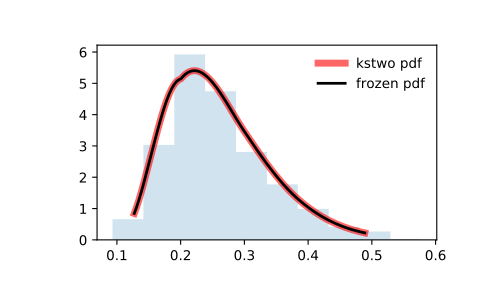

Write the Python code that produced this figure.
from scipy.stats import kstwo
import matplotlib.pyplot as plt
fig, ax = plt.subplots(1, 1)

# Calculate a few first moments:

n = 10
mean, var, skew, kurt = kstwo.stats(n, moments='mvsk')

# Display the probability density function (``pdf``):

x = np.linspace(kstwo.ppf(0.01, n),
                kstwo.ppf(0.99, n), 100)
ax.plot(x, kstwo.pdf(x, n),
       'r-', lw=5, alpha=0.6, label='kstwo pdf')

# Alternatively, the distribution object can be called (as a function)
# to fix the shape, location and scale parameters. This returns a "frozen"
# RV object holding the given parameters fixed.

# Freeze the distribution and display the frozen ``pdf``:

rv = kstwo(n)
ax.plot(x, rv.pdf(x), 'k-', lw=2, label='frozen pdf')

# Check accuracy of ``cdf`` and ``ppf``:

vals = kstwo.ppf([0.001, 0.5, 0.999], n)
np.allclose([0.001, 0.5, 0.999], kstwo.cdf(vals, n))
# True

# Generate random numbers:

r = kstwo.rvs(n, size=1000)

# And compare the histogram:

ax.hist(r, density=True, histtype='stepfilled', alpha=0.2)
ax.legend(loc='best', frameon=False)
plt.show()
